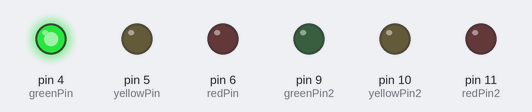
Bench run of a sketch on a simulated Arduino Uno, built with avr-gcc and run on an emulated ATmega328P. Parts: output pins drawn as LEDs (lit = HIGH).

Above: at 5.0 s.
At 11.8 s:
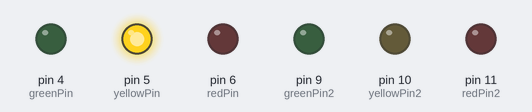
At 14.6 s:
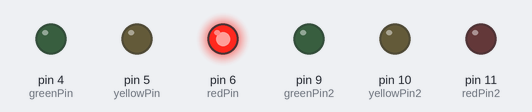
At 20.6 s:
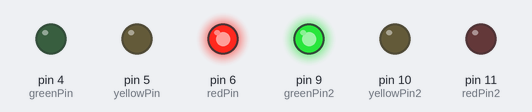
At 27.4 s:
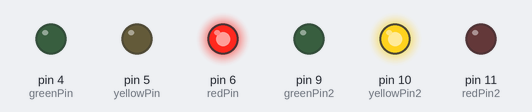
At 30.2 s:
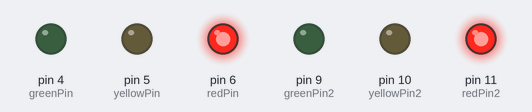
Timing chart, 0 to 40.6 s (numbered marks = the images above):
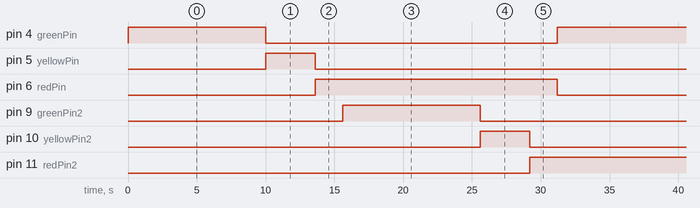

Measured:
- by itself, pin 4 (greenPin), pin 9 (greenPin2): alternates HIGH for 10.0 s and LOW for 21.2 s
- by itself, pin 5 (yellowPin), pin 10 (yellowPin2): alternates HIGH for 3.6 s and LOW for 27.6 s
- by itself, pin 6 (redPin), pin 11 (redPin2): alternates HIGH for 17.6 s and LOW for 13.6 s

The sketch:

two-traffic-lights.ino
```cpp
int greenPin = 4;
int yellowPin = 5;
int redPin = 6;

int greenPin2 = 9;
int yellowPin2 = 10;
int redPin2 = 11;

void setup() {
  pinMode(greenPin, OUTPUT);
  pinMode(yellowPin, OUTPUT);
  pinMode(redPin, OUTPUT);

  pinMode(greenPin2, OUTPUT);
  pinMode(yellowPin2, OUTPUT);
  pinMode(redPin2, OUTPUT);
}

void loop() {
  // start green for first signal.
  digitalWrite(redPin, LOW);
  digitalWrite(greenPin, HIGH);
  delay(10000);

  // go to yellow and red for first signal.
  digitalWrite(greenPin, LOW);
  digitalWrite(yellowPin, HIGH);
  delay(3600);
  digitalWrite(yellowPin, LOW);
  digitalWrite(redPin, HIGH);
  delay(2000);

  // green on second signal.
  digitalWrite(redPin2, LOW);
  digitalWrite(greenPin2, HIGH);
  delay(10000);

  // go to yellow and red for second signal.
  digitalWrite(greenPin2, LOW);
  digitalWrite(yellowPin2, HIGH);
  delay(3600);
  digitalWrite(yellowPin2, LOW);
  digitalWrite(redPin2, HIGH);
  delay(2000);
}
```
